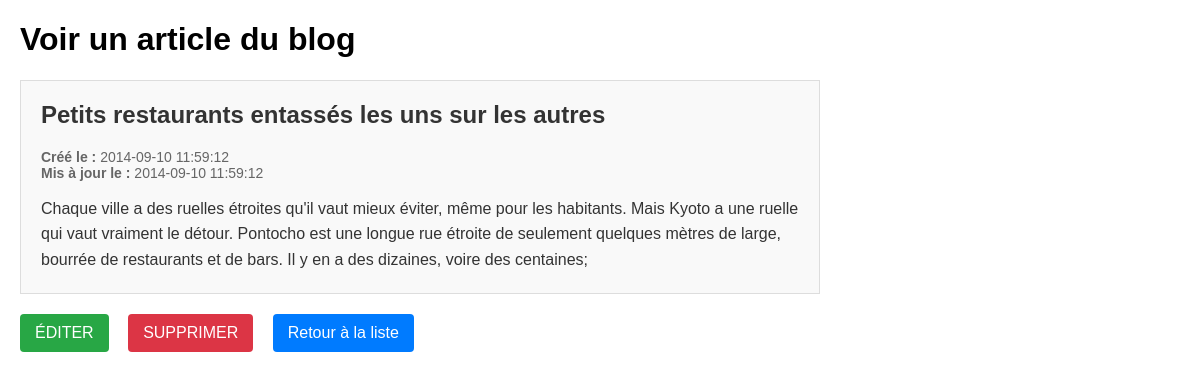
Screenshot of /view_blog.php?id=3 with the database file from the repository.
### tables this page shows
CREATE TABLE IF NOT EXISTS `blog` (
  `article_id` int(10) unsigned NOT NULL AUTO_INCREMENT,
  `title` varchar(255) NOT NULL,
  `article` text NOT NULL,
  `created` timestamp NOT NULL DEFAULT CURRENT_TIMESTAMP,
  `updated` timestamp NOT NULL DEFAULT CURRENT_TIMESTAMP ON UPDATE CURRENT_TIMESTAMP,
  PRIMARY KEY (`article_id`)
);

### Blog.php (called while the page is built, shortened)
<?php
class Blog {
    private $conn;
    public function __construct($connection) {
        $this->conn = $connection;
    }
    public function obtenirArticleById($id) {
        try {
            $sql = "SELECT article_id, title, article, created, updated FROM blog WHERE article_id = ?";
            $stmt = $this->conn->prepare($sql);
            $stmt->execute([$id]);
            return $stmt->fetch(PDO::FETCH_ASSOC);
        } catch (PDOException $e) {
            echo "Erreur lors de la récupération : " . $e->getMessage();
            return null;
        }
    }
}
?>

### view_blog.php (the view, shortened to what this page needs)
<?php
require_once 'connection.php';
require_once 'Blog.php';
$conn = dbConnect();
$blog = new Blog($conn);
$article = null;
if (isset($_GET['id'])) {
    $id = $_GET['id'];
    if (!is_numeric($id)) {
        $error = 'ID invalide.';
    } else {
        $article = $blog->obtenirArticleById($id);
    }
} else {
    $error = 'Aucun ID fourni.';
}
?>
<!DOCTYPE HTML>
<html lang="fr">
<head>
</head>
<body>
<h1>Voir un article du blog</h1>
<?php if ($article !== null): ?>
    <div class="article">
        <h2><?php echo htmlspecialchars($article['title']); ?></h2>
        <div class="meta">
            <p>
                <strong>Créé le :</strong> <?php echo htmlspecialchars($article['created']); ?><br>
                <strong>Mis à jour le :</strong> <?php echo htmlspecialchars($article['updated']); ?>
            </p>
        </div>
        <div class="content">
            <?php echo nl2br(htmlspecialchars($article['article'])); ?>
        </div>
    </div>
    <div class="actions">
        <a href="update_blog.php?id=<?php echo $article['article_id']; ?>" class="edit">ÉDITER</a>
        <a href="supprimer_blog.php?id=<?php echo $article['article_id']; ?>" class="delete" onclick="return confirm('Êtes-vous sûr?');">SUPPRIMER</a>
        <a href="index.php">Retour à la liste</a>
    </div>
<?php endif; ?>
</body>
</html>

### view_blog.php (style rules this page uses)
body { font-family: Arial, sans-serif; margin: 20px; max-width: 800px; }
.article { background-color: #f9f9f9; padding: 20px; border: 1px solid #ddd; margin: 20px 0; }
.article h2 { margin-top: 0; color: #333; }
.meta { color: #666; font-size: 14px; margin-bottom: 15px; }
.content { line-height: 1.6; color: #333; }
.actions { margin-top: 20px; }
a { display: inline-block; margin-right: 15px; padding: 10px 15px; background-color: #007bff; color: white; text-decoration: none; border-radius: 4px; }
.edit { background-color: #28a745; }
.delete { background-color: #dc3545; }

### rows the page displays
blog: title "Petits restaurants entassés les uns sur les autres", created "2014-09-10 11:59:12", updated "2014-09-10 11:59:12", article "Chaque ville a des ruelles étroites qu'il vaut mieux éviter, même pour les habitants. Mais Kyoto a une ruelle qui vaut vraiment le détour. Pontocho est une longue rue étroite de seulement quelques mètres de large, bourrée de restaurants et de bars. Il y en a des dizaines, voire des centaines;"
